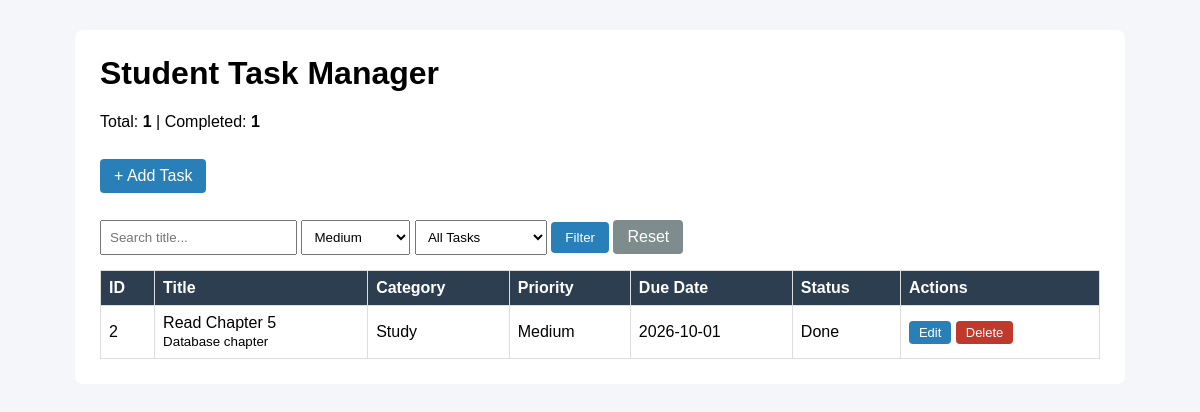
Screenshot of /index.php?priority=Medium with the database file from the repository.
### tables this page shows
CREATE TABLE IF NOT EXISTS `tasks` (
  `id` int NOT NULL AUTO_INCREMENT,
  `title` varchar(150) NOT NULL,
  `description` text,
  `category` varchar(50) DEFAULT NULL,
  `priority` varchar(20) DEFAULT NULL,
  `due_date` date DEFAULT NULL,
  `completed` tinyint(1) DEFAULT '0',
  `created_at` datetime DEFAULT CURRENT_TIMESTAMP,
  PRIMARY KEY (`id`)
);

### functions.php (called while the page is built, shortened)
<?php
function e($value)
{
    return htmlspecialchars($value ?? '', ENT_QUOTES, 'UTF-8');
}
function isOverdue($dueDate, $completed)
{
    return $completed == 0 && $dueDate < date('Y-m-d');
}

### index.php (the view, shortened to what this page needs)
<?php
require 'db.php';
require 'functions.php';
$search = trim($_GET['search'] ?? '');
$filterPriority = $_GET['priority'] ?? '';
$sql = "SELECT * FROM tasks WHERE 1=1";
$params = [];
if ($filterPriority !== '') {
    $sql .= " AND priority = :priority";
    $params[':priority'] = $filterPriority;
}
$sql .= " ORDER BY due_date ASC";
$stmt = $pdo->prepare($sql);
$stmt->execute($params);
$tasks = $stmt->fetchAll();
$totalTasks = count($tasks);
$completedCount = 0;
foreach ($tasks as $task) {
    if ($task['completed'] == 1) {
        $completedCount++;
    }
}
?>
<!DOCTYPE html>
<html lang="en">
<head>
    <link rel="stylesheet" href="style.css">
</head>
<body>
<div class="container">
    <h1>Student Task Manager</h1>
    <p>Total: <strong><?= $totalTasks ?></strong> |
       Completed: <strong><?= $completedCount ?></strong></p>
    <a href="create.php" class="btn">+ Add Task</a>
    <form method="GET" action="index.php" class="filter">
        <input type="text" name="search" placeholder="Search title..." value="<?= e($search) ?>">
        <select name="priority">
            <?php foreach (['Low', 'Medium', 'High'] as $p): ?>
                <option value="<?= $p ?>" <?= $filterPriority === $p ? 'selected' : '' ?>><?= $p ?></option>
            <?php endforeach; ?>
        </select>
        <select name="status">
            <option value="">All Tasks</option>
        </select>
        <button type="submit" class="btn">Filter</button>
        <a href="index.php" class="btn gray">Reset</a>
    </form>
    <table>
        <tr>
            <th>ID</th><th>Title</th><th>Category</th><th>Priority</th>
            <th>Due Date</th><th>Status</th><th>Actions</th>
        </tr>
        <?php foreach ($tasks as $task): ?>
            <tr class="<?= isOverdue($task['due_date'], $task['completed']) ? 'overdue' : '' ?>">
                <td><?= e($task['id']) ?></td>
                <td>
                    <?= e($task['title']) ?><br>
                    <small><?= e($task['description']) ?></small>
                </td>
                <td><?= e($task['category']) ?></td>
                <td><?= e($task['priority']) ?></td>
                <td><?= e($task['due_date']) ?></td>
                <td><?= $task['completed'] ? 'Done' : 'Pending' ?></td>
                <td>
                    <a href="edit.php?id=<?= (int)$task['id'] ?>" class="btn small">Edit</a>
                    <form method="POST" action="delete.php" style="display:inline"
                          onsubmit="return confirm('Delete this task?');">
                        <button type="submit" class="btn small red">Delete</button>
                    </form>
                </td>
            </tr>
        <?php endforeach; ?>
    </table>
</div>
</body>
</html>

### style.css (style rules this page uses)
body { font-family: Arial, sans-serif; background: #f4f6f9; margin: 0; }
.container { max-width: 1000px; margin: 30px auto; background: #fff; padding: 25px; border-radius: 8px; }
h1 { margin-top: 0; }
table { width: 100%; border-collapse: collapse; margin-top: 15px; }
th, td { border: 1px solid #ddd; padding: 8px; text-align: left; }
th { background: #2c3e50; color: #fff; }
input[type=text], input[type=date], textarea, select { width: 100%; padding: 8px; box-sizing: border-box; margin-top: 4px; }
.btn { display: inline-block; background: #2980b9; color: #fff; padding: 8px 14px; border: none; border-radius: 4px; text-decoration: none; cursor: pointer; margin-top: 12px; }
.btn.gray { background: #7f8c8d; }
.btn.red { background: #c0392b; }
.btn.small { padding: 4px 10px; margin-top: 0; font-size: 13px; }
.filter { margin-top: 15px; }
.filter input, .filter select { width: auto; display: inline-block; }

### rows the page displays
tasks: id "2", title "Read Chapter 5", description "Database chapter", category "Study", priority "Medium", due_date "2026-10-01", completed "Done"

### other values shown
$totalTasks "1"
$completedCount "1"
form field priority "Medium"
